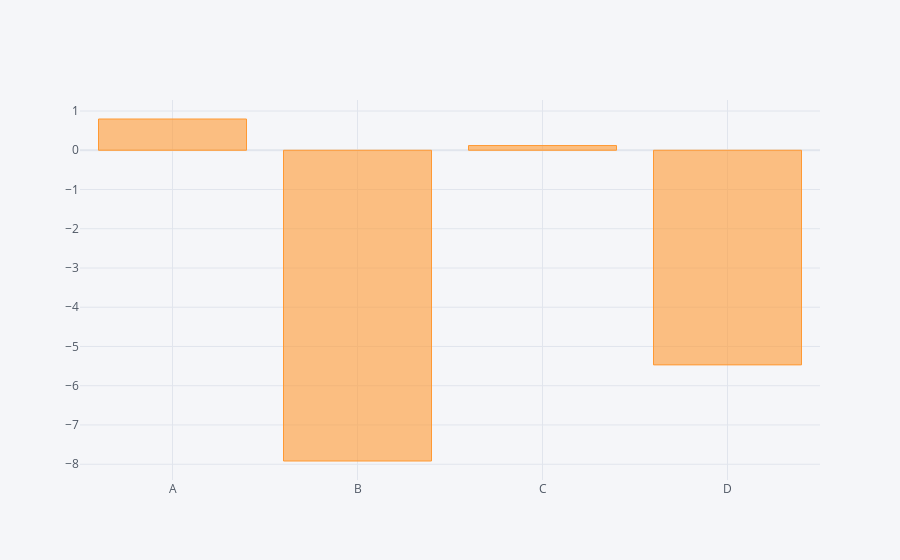

The notebook cell saved with this chart:
### Code cell
df.sum().iplot(kind='bar')

### Figure 1 — Plotly figure (JSON) as saved in the notebook; plotly's stock layout.template omitted (floating-point values rounded to 4 significant figures)
{"data": [{"marker": {"color": "rgba(255, 153, 51, 0.6)", "line": {"color": "rgba(255, 153, 51, 1.0)", "width": 1}}, "name": "None", "orientation": "v", "text": "", "x": ["A", "B", "C", "D"], "y": [0.7965, -7.918, 0.1202, -5.469], "type": "bar"}], "layout": {"legend": {"bgcolor": "#F5F6F9", "font": {"color": "#4D5663"}}, "paper_bgcolor": "#F5F6F9", "plot_bgcolor": "#F5F6F9", "title": {"font": {"color": "#4D5663"}}, "xaxis": {"gridcolor": "#E1E5ED", "showgrid": true, "tickfont": {"color": "#4D5663"}, "title": {"font": {"color": "#4D5663"}, "text": ""}, "zerolinecolor": "#E1E5ED"}, "yaxis": {"gridcolor": "#E1E5ED", "showgrid": true, "tickfont": {"color": "#4D5663"}, "title": {"font": {"color": "#4D5663"}, "text": ""}, "zerolinecolor": "#E1E5ED"}}}
